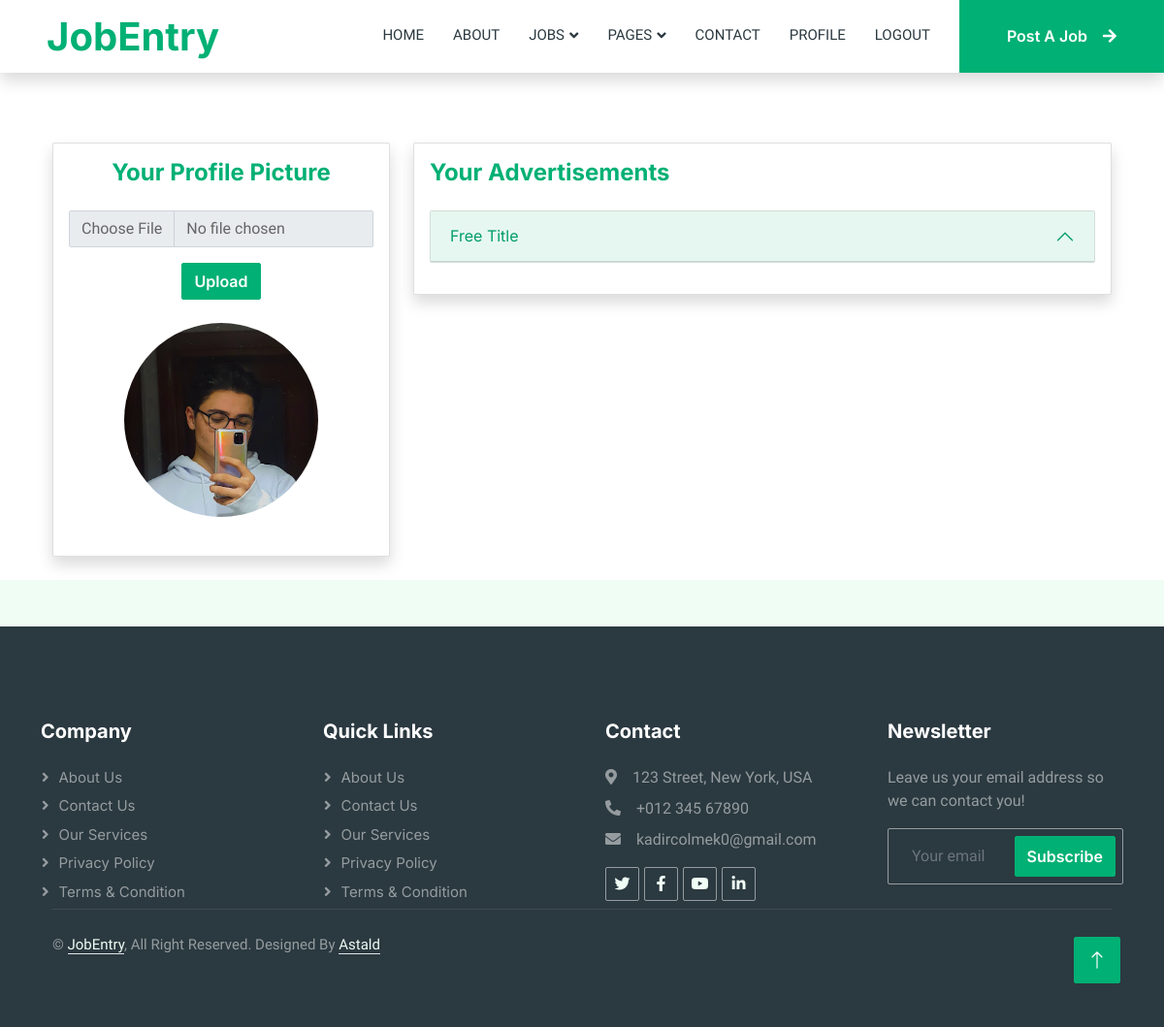
The app's page /profile (signed in) with its own data.
### website/models.py (models this page shows, shortened)
class User(db.Model, UserMixin):
    id = db.Column(db.Integer, primary_key=True)
    name = db.Column(db.String(25))
    username = db.Column(db.String(35), unique=True)
    email = db.Column(db.String(100), unique=True)
    password = db.Column(db.String(100))
    profile_picture = db.Column(db.String(255))
    is_admin = db.Column(db.Boolean, default=True)

class Advertisement(db.Model):
    id = db.Column(db.Integer, primary_key=True)
    title = db.Column(db.String(100))
    content = db.Column(db.Text)
    location = db.Column(db.String(100))
    employment_type = db.Column(db.String(50))
    category = db.Column(db.String(50))
    salary_range = db.Column(db.String(50))
    job_description = db.Column(db.Text)
    responsibilities = db.Column(db.Text)
    qualifications = db.Column(db.Text)
    author = db.Column(db.String(100))
    created_date = db.Column(db.DateTime, default=datetime.utcnow)

### website/views.py (the view)
@views.route("/profile")
def profile():
    if 'username' in session:
        user_ads = Advertisement.query.filter_by(author=session['username']).order_by(Advertisement.created_date.desc()).all()
        return render_template("profile.html", user_ads=user_ads)
    else:
        return redirect(url_for("auth.login"))

### website/templates/profile.html (shortened to what this page needs)
{% extends 'base.html' %}
{% block body %}
<div class="container mt-5">
    <div class="row">
        <div class="col-lg-4 mb-4">
            <div class="card shadow">
                <div class="card-body text-center">
                    <h4 class="mb-4 text-primary">Your Profile Picture</h4>
                    <form method="post" action="{{ url_for('auth.upload_profile_picture') }}" enctype="multipart/form-data">
                        <input type="file" name="profile_picture" accept="image/*" class="form-control mb-3">
                        <button type="submit" class="btn btn-primary">Upload</button>
                    </form>
                    <div class="mt-4">
                        {% set user_profile_picture = get_user_profile_picture(session['username']) %}
                        {% if user_profile_picture %}
                            <img src="{{ url_for('static', filename='uploads/' + user_profile_picture) }}" alt="Profile Picture" class="img-fluid rounded-circle" style="width: 200px;">
                        {% else %}
                            <p>No profile picture uploaded yet.</p>
                        {% endif %}
                    </div>
                    <br>
                </div>
            </div>
        </div>
        <div class="col-lg-8">
            <div class="card shadow">
                <div class="card-body">
                    <h4 class="mb-4 text-primary">Your Advertisements</h4>
                    <div class="accordion" id="adAccordion">
                        {% for ad in user_ads %}
                            <div class="accordion-item mb-3">
                                <h2 class="accordion-header" id="adHeading{{ ad.id }}">
                                    <button class="accordion-button" type="button" data-bs-toggle="collapse" data-bs-target="#adCollapse{{ ad.id }}" aria-expanded="true" aria-controls="adCollapse{{ ad.id }}">{{ ad.title }}</button>
                                </h2>
                            </div>
                        {% endfor %}
                    </div>
                </div>
            </div>
        </div>
    </div>
</div>
{% endblock body %}

### website/static/css/style.css (style rules this page uses)
:root { --primary: #00B074; --secondary: #2B9BFF; --light: #EFFDF5; --dark: #2B3940; }
.btn { font-family: 'Inter', sans-serif; font-weight: 600; transition: .5s; }
.btn.btn-primary, .btn.btn-secondary { color: #FFFFFF; }

### records on screen
User: profile_picture (picture)
Advertisement: title "Free Title"
